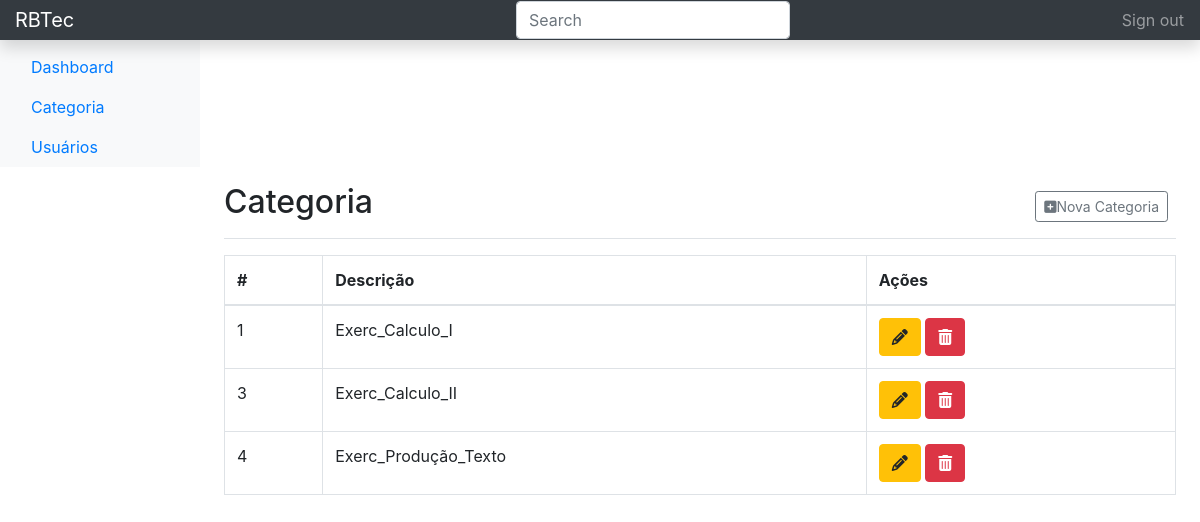
The app's page /index.php/category with its own data.
### tables this page shows
CREATE TABLE `tb_category` (
  `id` int(11) NOT NULL AUTO_INCREMENT,
  `description` text NOT NULL,
  PRIMARY KEY (`id`)
);

### application/controllers/Category.php (called while the page is built, shortened)
<?php
class Category extends CI_Controller {
    public function __construct()
    {
        $this->load->model("category_model");
    }
    public function index()
	{
		$data["categories"] = $this->category_model->index();
		$data["title"] = "Categoria";
		$this->load->view('templates/header', $data);
        $this->load->view('templates/nav-top', $data);
        $this->load->view('templates/footer', $data);
        $this->load->view('templates/js', $data);
		$this->load->view('pages/category', $data);
    }
}

### index.php (called while the page is built, shortened)
<?php
require_once BASEPATH.'core/CodeIgniter.php';

### application/models/category_model.php (called while the page is built, shortened)
<?php
class Category_model extends CI_Model {
    public function index()
    {
        return $this->db->get("tb_category")->result_array();
    }
}

### application/views/pages/category.php (the view, shortened to what this page needs)
<main role="main" class="col-md-9 ml-sm-auto col-lg-10 px-4">
	<div class="d-flex justify-content-between flex-wrap flex-md-nowrap align-items-center pt-3 pb-2 mb-3 border-bottom">
		<h1 class="h2">Categoria</h1>
		<div class="btn-group mr-2">
			<a href="<?= base_url('')?>category/new" class="btn btn-sm btn-outline-secondary"><i class="fas fa-plus-square"></i>Nova Categoria</a>
		</div>
	</div>
	<div class="table-responsive">
		<table class="table table-bordered table-hover">
			<thead>
				<tr>
					<th>#</th>
                    <th>Descrição</th>
					<th>Ações</th>
				</tr>
			</thead>
			<tbody>
				<?php foreach($categories as $category): ?>
					<tr>
						<td><?= $category['id'] ?></td>
						<td><?= $category['description'] ?></td>
						<td>
							<a href="<?= base_url('')?>category/edit/<?= $category['id']?>" class="btn btn-warning"><i class="fas fa-pencil-alt"></i></a>
							<a href="javascript:goDelete(<?= $category['id']?>)" class="btn btn-danger"><i class="fas fa-trash-alt"></i></a>
						</td>
					</tr>
				<?php endforeach;?>
			</tbody>
		</table>
	</div>
</main>

### records on screen
tb_category: id "1", description "Exerc_Calculo_I"
tb_category: id "3", description "Exerc_Calculo_II"
tb_category: id "4", description "Exerc_Produção_Texto"
